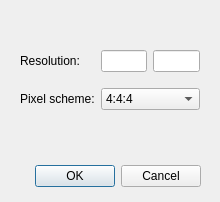
<?xml version="1.0" encoding="UTF-8"?>
<ui version="4.0">
 <class>PropertiesDialog</class>
 <widget class="QDialog" name="PropertiesDialog">
  <property name="geometry">
   <rect>
    <x>0</x>
    <y>0</y>
    <width>220</width>
    <height>202</height>
   </rect>
  </property>
  <property name="windowTitle">
   <string>Dialog</string>
  </property>
  <widget class="QDialogButtonBox" name="buttonBox">
   <property name="geometry">
    <rect>
     <x>20</x>
     <y>160</y>
     <width>181</width>
     <height>32</height>
    </rect>
   </property>
   <property name="orientation">
    <enum>Qt::Horizontal</enum>
   </property>
   <property name="standardButtons">
    <set>QDialogButtonBox::Cancel|QDialogButtonBox::Ok</set>
   </property>
  </widget>
  <widget class="QWidget" name="gridLayoutWidget">
   <property name="geometry">
    <rect>
     <x>20</x>
     <y>40</y>
     <width>180</width>
     <height>80</height>
    </rect>
   </property>
   <layout class="QGridLayout" name="gridLayout">
    <item row="0" column="0">
     <widget class="QLabel" name="label">
      <property name="text">
       <string>Resolution:</string>
      </property>
     </widget>
    </item>
    <item row="1" column="1">
     <widget class="QComboBox" name="comboBox">
      <item>
       <property name="text">
        <string>4:4:4</string>
       </property>
      </item>
      <item>
       <property name="text">
        <string>4:2:2</string>
       </property>
      </item>
      <item>
       <property name="text">
        <string>4:2:0</string>
       </property>
      </item>
      <item>
       <property name="text">
        <string>4:1:1</string>
       </property>
      </item>
     </widget>
    </item>
    <item row="1" column="0">
     <widget class="QLabel" name="label_2">
      <property name="text">
       <string>Pixel scheme:</string>
      </property>
     </widget>
    </item>
    <item row="0" column="1">
     <layout class="QHBoxLayout" name="horizontalLayout">
      <item>
       <widget class="QLineEdit" name="lineEdit"/>
      </item>
      <item>
       <widget class="QLineEdit" name="lineEdit_2"/>
      </item>
     </layout>
    </item>
   </layout>
  </widget>
 </widget>
 <resources/>
 <connections>
  <connection>
   <sender>buttonBox</sender>
   <signal>accepted()</signal>
   <receiver>PropertiesDialog</receiver>
   <slot>accept()</slot>
   <hints>
    <hint type="sourcelabel">
     <x>248</x>
     <y>254</y>
    </hint>
    <hint type="destinationlabel">
     <x>157</x>
     <y>274</y>
    </hint>
   </hints>
  </connection>
  <connection>
   <sender>buttonBox</sender>
   <signal>rejected()</signal>
   <receiver>PropertiesDialog</receiver>
   <slot>reject()</slot>
   <hints>
    <hint type="sourcelabel">
     <x>316</x>
     <y>260</y>
    </hint>
    <hint type="destinationlabel">
     <x>286</x>
     <y>274</y>
    </hint>
   </hints>
  </connection>
 </connections>
</ui>
